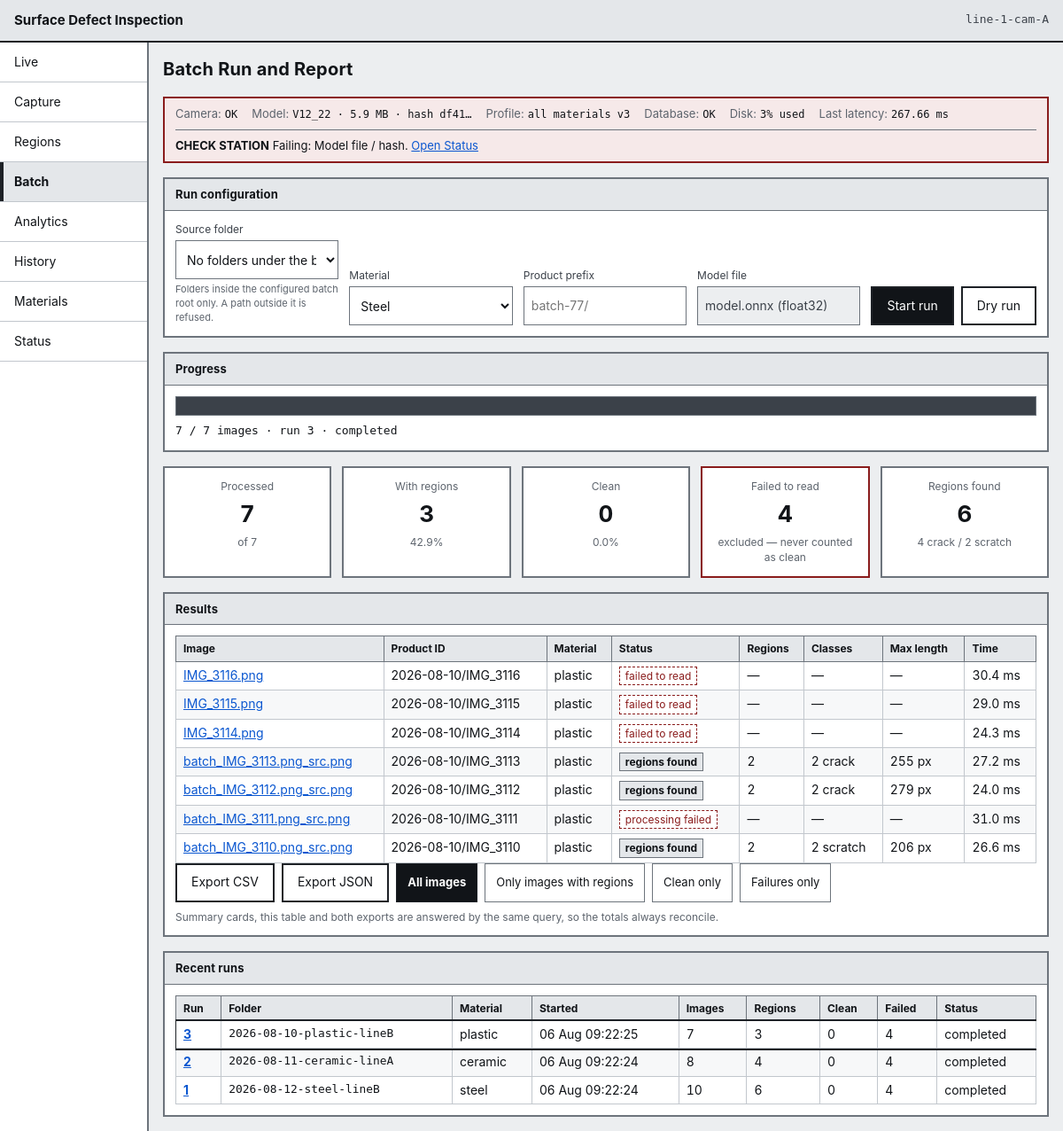
Page /batch on the committed database.
### tables this page shows
CREATE TABLE station (
    station_id    INTEGER PRIMARY KEY AUTOINCREMENT,
    station_code  TEXT NOT NULL UNIQUE,
    line_code     TEXT NOT NULL,
    mm_per_pixel  REAL,               -- NULL until the station is calibrated
    camera_status TEXT NOT NULL DEFAULT 'ok',
    created_at    TEXT NOT NULL
);

CREATE TABLE model_version (
    model_version_id INTEGER PRIMARY KEY AUTOINCREMENT,
    file_name        TEXT NOT NULL,
    version          TEXT NOT NULL,
    artefact_sha256  TEXT NOT NULL UNIQUE,
    parameter_count  INTEGER,
    size_mb          REAL,
    precision        TEXT,
    latency_ms       REAL,
    created_at       TEXT NOT NULL,
    is_active        INTEGER NOT NULL DEFAULT 0 CHECK (is_active IN (0, 1))
);

CREATE TABLE inspection (
    inspection_id      INTEGER PRIMARY KEY AUTOINCREMENT,
    station_id         INTEGER NOT NULL REFERENCES station (station_id),
    profile_id         INTEGER NOT NULL REFERENCES profile (profile_id),
    model_version_id   INTEGER NOT NULL REFERENCES model_version (model_version_id),
    material_id        INTEGER REFERENCES material (material_id),
    batch_run_id       INTEGER REFERENCES batch_run (batch_run_id),
    image_sha256       TEXT,
    product_id         TEXT,
    captured_at        TEXT NOT NULL,
    processed_at       TEXT NOT NULL,
    status             TEXT NOT NULL CHECK (status IN (
                           'regions_found', 'clean',
                           'acquisition_failure', 'processing_failure')),
    region_count       INTEGER NOT NULL DEFAULT 0,
    latency_ms         REAL,
    source_image_path  TEXT,
    overlay_image_path TEXT,
    error_code         TEXT,
    error_message      TEXT
);

CREATE TABLE batch_run (
    batch_run_id        INTEGER PRIMARY KEY AUTOINCREMENT,
    source_folder       TEXT NOT NULL,
    material_id         INTEGER REFERENCES material (material_id),
    started_at          TEXT NOT NULL,
    finished_at         TEXT,
    image_count         INTEGER NOT NULL DEFAULT 0,
    clean_count         INTEGER NOT NULL DEFAULT 0,
    regions_found_count INTEGER NOT NULL DEFAULT 0,
    failure_count       INTEGER NOT NULL DEFAULT 0,
    status              TEXT NOT NULL DEFAULT 'running'
                        CHECK (status IN ('running', 'completed', 'failed', 'dry_run'))
);

CREATE TABLE material (
    material_id    INTEGER PRIMARY KEY AUTOINCREMENT,
    material_code  TEXT NOT NULL UNIQUE,
    material_name  TEXT NOT NULL,
    support_status TEXT NOT NULL CHECK (support_status IN (
                       'supported', 'one_product_only', 'thin_coverage',
                       'typing_unsupported', 'not_supported', 'under_evaluation')),
    notes          TEXT
);

### app/routes/pages.py (the view)
@router.get("/batch", response_class=HTMLResponse)
def batch(
    request: Request,
    batch_run_id: int | None = Query(None),
    only_with_regions: bool = Query(False),
    status: str | None = Query(None),
    conn: sqlite3.Connection = Depends(get_db),
    settings: Settings = Depends(settings_dep),
) -> HTMLResponse:
    context = _base_context(request, conn, settings, "batch")
    run_id = batch_run_id or batches.latest_id(conn)
    report = (
        batch_service.report(conn, run_id, status=status, only_with_regions=only_with_regions)
        if run_id
        else None
    )
    context.update(
        {
            "folders": batch_service.list_folders(settings),
            "materials": material_service.coverage(conn, settings),
            "runs": batches.recent(conn),
            "report": report,
            "batch_run_id": run_id,
            "only_with_regions": only_with_regions,
            "status_filter": status,
            "model": material_service.model_info(conn, settings),
        }
    )
    return _templates(request).TemplateResponse(request, "batch.html", context)

### app/templates/batch.html (shortened to what this page needs)
{% extends "base.html" %}
{% block heading %}Batch Run and Report{% endblock %}
{% block content %}
<section class="panel" aria-labelledby="run-config">
  <h2 class="panel__title" id="run-config">Run configuration</h2>
  <form class="filter-bar" id="batch-form" method="post" action="/api/batches">
    <div class="field">
      <label for="source_folder">Source folder</label>
      <select id="source_folder" name="source_folder" required>
        {% for folder in folders %}
        <option value="{{ folder.relative }}">{{ folder.name }} ({{ folder.image_count }} files)</option>
        {% else %}
        <option value="">No folders under the batch root</option>
        {% endfor %}
      </select>
      <p class="field__hint">Folders inside the configured batch root only. A path outside it is refused.</p>
    </div>
    <div class="field">
      <label for="material">Material</label>
      <select id="material" name="material">
        {% for material in materials %}
        <option value="{{ material.material_code }}">{{ material.material_name }}{% if material.is_limited %} &mdash; {{ material.support_label }}{% endif %}</option>
        {% endfor %}
      </select>
    </div>
    <div class="field">
      <label for="product_prefix">Product prefix</label>
      <input type="text" id="product_prefix" name="product_prefix" placeholder="batch-77/">
    </div>
    <div class="field">
      <label for="model_display">Model file</label>
      <input type="text" id="model_display" value="{{ model.file_name }} ({{ model.precision }})" readonly>
    </div>
    <div class="field field--actions">
      <button type="submit" class="button button--primary" id="start-run">Start run</button>
      <button type="button" class="button" id="dry-run">Dry run</button>
    </div>
  </form>
</section>
{% if report %}
<section class="panel" aria-labelledby="progress-heading" id="progress-section">
  <h2 class="panel__title" id="progress-heading">Progress</h2>
  <div class="progress" id="progress-bar-wrap">
    <div class="progress__track">
      <div class="progress__fill" id="progress-fill"
           style="width: {% if report.totals.processed and report.run.image_count %}{{ (report.totals.processed / report.run.image_count * 100)|round(0, 'floor') }}{% else %}0{% endif %}%"></div>
    </div>
    <p class="progress__label" id="progress-label" aria-live="polite">
      {{ report.totals.processed }} / {{ report.run.image_count }} images
      &middot; run {{ report.run.batch_run_id }}
      &middot; {{ report.run.status }}
    </p>
  </div>
</section>
<section class="cards" aria-label="Run summary" id="summary-cards">
  <div class="card">
    <p class="card__label">Processed</p>
    <p class="card__value" id="card-processed">{{ report.totals.processed|number }}</p>
    <p class="card__sub">of {{ report.run.image_count|number }}</p>
  </div>
  <div class="card">
    <p class="card__label">With regions</p>
    <p class="card__value" id="card-regions">{{ report.totals.regions_found|number }}</p>
    <p class="card__sub">{{ report.totals.regions_pct }}%</p>
  </div>
  <div class="card">
    <p class="card__label">Clean</p>
    <p class="card__value" id="card-clean">{{ report.totals.clean|number }}</p>
    <p class="card__sub">{{ report.totals.clean_pct }}%</p>
  </div>
  <div class="card card--failure">
    <p class="card__label">Failed to read</p>
    <p class="card__value" id="card-failed">{{ report.totals.failed|number }}</p>
    <p class="card__sub">excluded &mdash; never counted as clean</p>
  </div>
  <div class="card">
    <p class="card__label">Regions found</p>
    <p class="card__value" id="card-region-total">{{ report.totals.regions_total|number }}</p>
    <p class="card__sub">{{ report.totals.crack_regions }} crack / {{ report.totals.scratch_regions }} scratch</p>
  </div>
</section>
<section class="panel" aria-labelledby="results-heading">
  <h2 class="panel__title" id="results-heading">Results</h2>
  <div class="table-scroll">
    <table class="table table--compact">
      <thead>
        <tr>
          <th scope="col">Image</th>
          <th scope="col">Product ID</th>
          <th scope="col">Material</th>
          <th scope="col">Status</th>
          <th scope="col">Regions</th>
          <th scope="col">Classes</th>
          <th scope="col">Max length</th>
          <th scope="col">Time</th>
        </tr>
      </thead>
      <tbody>
        {% for row in report.rows %}
        <tr>
          <td><a class="link-action" href="/inspections/{{ row.inspection_id }}">{{ (row.source_image_path or "")|replace("\\", "/") | split_last }}</a></td>
          <td>{{ row.product_id or "&mdash;"|safe }}</td>
          <td>{{ row.material_code or "&mdash;"|safe }}</td>
          <td><span class="status status--{{ row.status }}">{{ row.status|status_label }}</span></td>
          <td class="num">{% if row.status in ("acquisition_failure", "processing_failure") %}&mdash;{% else %}{{ row.region_count }}{% endif %}</td>
          <td>{{ row.class_breakdown|breakdown }}</td>
          <td class="num">{% if row.max_length_px %}{{ row.max_length_px|px }}{% else %}&mdash;{% endif %}</td>
          <td class="num">{% if row.latency_ms %}{{ row.latency_ms }} ms{% else %}&mdash;{% endif %}</td>
        </tr>
        {% else %}
        <tr><td colspan="8" class="empty">No rows for this filter.</td></tr>
        {% endfor %}
      </tbody>
    </table>
  </div>
  <div class="button-row">
    <a class="button" href="/api/batches/{{ report.run.batch_run_id }}/export.csv{% if only_with_regions %}?only_with_regions=true{% endif %}">Export CSV</a>
    <a class="button" href="/api/batches/{{ report.run.batch_run_id }}/export.json{% if only_with_regions %}?only_with_regions=true{% endif %}">Export JSON</a>
    <a class="chip{% if not only_with_regions and not status_filter %} chip--current{% endif %}" href="?batch_run_id={{ report.run.batch_run_id }}">All images</a>
    <a class="chip{% if only_with_regions %} chip--current{% endif %}" href="?batch_run_id={{ report.run.batch_run_id }}&amp;only_with_regions=true">Only images with regions</a>
    <a class="chip{% if status_filter == 'clean' %} chip--current{% endif %}" href="?batch_run_id={{ report.run.batch_run_id }}&amp;status=clean">Clean only</a>
    <a class="chip{% if status_filter == 'acquisition_failure' %} chip--current{% endif %}" href="?batch_run_id={{ report.run.batch_run_id }}&amp;status=acquisition_failure">Failures only</a>
  </div>
  <p class="note note--quiet">Summary cards, this table and both exports are answered by the same query, so the totals always reconcile.</p>
</section>
{% else %}
<div class="panel empty-state">
  <h2>No batch run yet</h2>
  <p>Choose a folder above and start a run. Runs are listed here once they exist.</p>
</div>
{% endif %}
{% if runs %}
<section class="panel" aria-labelledby="runs-heading">
  <h2 class="panel__title" id="runs-heading">Recent runs</h2>
  <div class="table-scroll">
    <table class="table table--compact">
      <thead>
        <tr>
          <th scope="col">Run</th><th scope="col">Folder</th><th scope="col">Material</th>
          <th scope="col">Started</th><th scope="col">Images</th><th scope="col">Regions</th>
          <th scope="col">Clean</th><th scope="col">Failed</th><th scope="col">Status</th>
        </tr>
      </thead>
      <tbody>
        {% for run in runs %}
        <tr{% if run.batch_run_id == batch_run_id %} class="row--current"{% endif %}>
          <th scope="row"><a class="link-action" href="?batch_run_id={{ run.batch_run_id }}">{{ run.batch_run_id }}</a></th>
          <td class="mono">{{ run.source_folder|split_last }}</td>
          <td>{{ run.material_code or "&mdash;"|safe }}</td>
          <td>{{ run.started_at|short_time }}</td>
          <td class="num">{{ run.image_count }}</td>
          <td class="num">{{ run.regions_found_count }}</td>
          <td class="num">{{ run.clean_count }}</td>
          <td class="num">{{ run.failure_count }}</td>
          <td>{{ run.status }}</td>
        </tr>
        {% endfor %}
      </tbody>
    </table>
  </div>
</section>
{% endif %}
{% endblock %}

### app/templates/base.html (shortened to what this page needs)
<!DOCTYPE html>
<html lang="en">
<head>
  <link rel="stylesheet" href="/static/css/base.css">
  <link rel="stylesheet" href="/static/css/layout.css">
  <link rel="stylesheet" href="/static/css/components.css">
  <link rel="stylesheet" href="/static/css/responsive.css">
</head>
<body data-screen="{{ active }}">
  <header class="app-bar">
    <span class="app-bar__title">{{ app_title }}</span>
    <span class="app-bar__station" title="Station">{{ station }}</span>
  </header>
  <div class="shell">
    {% include "partials/navigation.html" %}
    <main id="main" class="main" tabindex="-1">
      <div class="page-header">
        <h1 class="page-header__title">{% block heading %}{% endblock %}</h1>
      </div>
      {% if health is defined %}{% include "partials/health_strip.html" %}{% endif %}
      {% block content %}{% endblock %}
    </main>
  </div>
</body>
</html>

### app/templates/partials/health_strip.html (shortened to what this page needs)
<section class="strip strip--{{ health.overall }}" aria-label="Station health">
  <ul class="strip__items">
    <li class="strip__item">
      <span class="strip__key">Camera</span>
      <span class="strip__value">{{ health.camera.state_label }}</span>
    </li>
    <li class="strip__item">
      <span class="strip__key">Model</span>
      <span class="strip__value">{{ health.model_version }}{% if health.model_size_mb %} &middot; {{ health.model_size_mb }} MB{% endif %} &middot; hash {{ health.model_sha_short }}</span>
    </li>
    <li class="strip__item">
      <span class="strip__key">Profile</span>
      <span class="strip__value">{{ health.profile_label }}{% if health.profile_version %} v{{ health.profile_version }}{% endif %}</span>
    </li>
    <li class="strip__item">
      <span class="strip__key">Database</span>
      <span class="strip__value">{{ health.database.state_label }}</span>
    </li>
    <li class="strip__item">
      <span class="strip__key">Disk</span>
      <span class="strip__value">{{ health.disk_value or health.disk.state_label }}</span>
    </li>
    <li class="strip__item">
      <span class="strip__key">Last latency</span>
      <span class="strip__value">{% if health.latency_ms %}{{ health.latency_ms }} ms{% else %}&mdash;{% endif %}</span>
    </li>
  </ul>
  {% if health.overall != "ok" %}
  <p class="strip__alert">
    <strong>{{ health.overall_label }}</strong>
    {% if health.failing %}Failing: {{ health.failing|join(", ") }}.{% endif %}
    <a href="/status">Open Status</a>
  </p>
  {% endif %}
</section>

### app/static/css/base.css (style rules this page uses)
:root { --ink: #111418; --ink-2: #3b4149; --ink-3: #5d646d; --paper: #ffffff; --bg: #eceef0; --panel-head: #e4e7ea; --line: #6d747c; --line-soft: #c2c7cd; --line-hard: #1d2126; --crack: #c62828; --scratch: #1565c0; --alert: #8a1c1c; --alert-bg: #f6e9e9; --warn: #6b4c00; --warn-bg: #f7f0dc; --ok: #14532d; --ok-bg: #e9f1ea; --focus: #0b57d0; --sp-1: 4px; --sp-2: 8px; --sp-3: 12px; --sp-4: 16px; --sp-5: 24px; --sp-6: 32px; --touch: 44px; --font: -apple-system, BlinkMacSystemFont, "Segoe UI", Roboto, "Helvetica Neue", Arial, sans-serif; --mono: ui-monospace, "DejaVu Sans Mono", "SFMono-Regular", Menlo, Consolas, monospace; }
*, *::before, *::after { box-sizing: border-box; }
html { -webkit-text-size-adjust: 100%; }
body { margin: 0; background: var(--bg); color: var(--ink); font-family: var(--font); font-size: 15px; line-height: 1.45; }
h1, h2, h3 { margin: 0; font-weight: 700; letter-spacing: 0.01em; }
h1 { font-size: 20px; }
h2 { font-size: 15px; }
p { margin: 0 0 var(--sp-3); }
p:last-child { margin-bottom: 0; }
a { color: var(--focus); }
code, .mono { font-family: var(--mono); font-size: 0.92em; }
.num { text-align: right; font-variant-numeric: tabular-nums; }

### app/static/css/layout.css (style rules this page uses)
.app-bar { display: flex; justify-content: space-between; align-items: center; gap: var(--sp-3); background: var(--panel-head); border-bottom: 2px solid var(--line-hard); padding: var(--sp-3) var(--sp-4); }
.app-bar__title { font-weight: 700; font-size: 15px; }
.app-bar__station { font-family: var(--mono); font-size: 13px; color: var(--ink-2); }
.shell { display: grid; grid-template-columns: 168px minmax(0, 1fr); align-items: start; min-height: calc(100vh - 49px); }
.main { padding: var(--sp-4); min-width: 0; display: flex; flex-direction: column; gap: var(--sp-4); }
.page-header { display: flex; flex-wrap: wrap; gap: var(--sp-3); justify-content: space-between; align-items: center; }
.cards { display: grid; grid-template-columns: repeat(auto-fit, minmax(150px, 1fr)); gap: var(--sp-3); }

### rows in the picture
station: station_code "line-1-cam-A"
model_version: model_version "V12_22", model_size_mb "5.9", file_name "model.onnx (float32)"
inspection: latency_ms "267.66"
batch_run: run.image_count "7", run.batch_run_id "3", run.status "completed", run.image_count|number "7", batch_run_id "3", source_folder|split_last "2026-08-10-plastic-lineB", material_code "plastic", started_at|short_time "06 Aug 09:22:25", image_count "7", regions_found_count "3", clean_count "0", failure_count "4", status "completed"
inspection: source_image_path "IMG_3116.png", product "2026-08-10/IMG_3116", material_code "plastic", status|status_label "failed to read", class_breakdown|breakdown "—", latency_ms "30.4"
inspection: source_image_path "IMG_3115.png", product "2026-08-10/IMG_3115", material_code "plastic", status|status_label "failed to read", class_breakdown|breakdown "—", latency_ms "29.0"
inspection: source_image_path "IMG_3114.png", product "2026-08-10/IMG_3114", material_code "plastic", status|status_label "failed to read", class_breakdown|breakdown "—", latency_ms "24.3"
inspection: source_image_path "batch_IMG_3113.png_src.png", product "2026-08-10/IMG_3113", material_code "plastic", status|status_label "regions found", region_count "2", class_breakdown|breakdown "2 crack", max_length_px|px "255 px", latency_ms "27.2"
inspection: source_image_path "batch_IMG_3112.png_src.png", product "2026-08-10/IMG_3112", material_code "plastic", status|status_label "regions found", region_count "2", class_breakdown|breakdown "2 crack", max_length_px|px "279 px", latency_ms "24.0"
inspection: source_image_path "batch_IMG_3111.png_src.png", product "2026-08-10/IMG_3111", material_code "plastic", status|status_label "processing failed", class_breakdown|breakdown "—", latency_ms "31.0"
inspection: source_image_path "batch_IMG_3110.png_src.png", product "2026-08-10/IMG_3110", material_code "plastic", status|status_label "regions found", region_count "2", class_breakdown|breakdown "2 scratch", max_length_px|px "206 px", latency_ms "26.6"
batch_run: batch_run_id "2", source_folder|split_last "2026-08-11-ceramic-lineA", material_code "ceramic", started_at|short_time "06 Aug 09:22:24", image_count "8", regions_found_count "4", clean_count "0", failure_count "4", status "completed"
batch_run: batch_run_id "1", source_folder|split_last "2026-08-12-steel-lineB", material_code "steel", started_at|short_time "06 Aug 09:22:24", image_count "10", regions_found_count "6", clean_count "0", failure_count "4", status "completed"

### other values in the picture
{{ app_title }} "Surface Defect Inspection"
{{ item.label }} "Live" "Capture" "Regions" "Batch" "Analytics" "History" "Materials" "Status"
{{ health.camera.state_label }} "OK"
{{ health.model_sha_short }} "df41…"
{{ health.profile_label }} "all materials"
{{ health.profile_version }} "3"
{{ health.database.state_label }} "OK"
{{ health.disk_value or health.disk.state_label }} "3% used"
{{ health.overall_label }} "CHECK STATION"
{{ health.failing|join(", ") }} "Model file / hash"
{{ report.totals.processed }} "7"
{{ report.totals.processed|number }} "7"
{{ report.totals.regions_found|number }} "3"
{{ report.totals.regions_pct }} "42.9"
{{ report.totals.clean|number }} "0"
